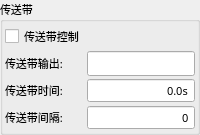
           <widget class="QGroupBox" name="groupBox">
            <property name="font">
             <font>
              <family>微软雅黑</family>
              <pointsize>8</pointsize>
              <weight>50</weight>
              <bold>false</bold>
             </font>
            </property>
            <property name="title">
             <string>传送带</string>
            </property>
            <layout class="QGridLayout" name="gridLayout_15">
             <property name="margin">
              <number>2</number>
             </property>
             <property name="spacing">
              <number>2</number>
             </property>
             <item row="0" column="0">
              <widget class="xCheckBox" name="checkBoxConveyor">
               <property name="sizePolicy">
                <sizepolicy hsizetype="Expanding" vsizetype="Minimum">
                 <horstretch>0</horstretch>
                 <verstretch>0</verstretch>
                </sizepolicy>
               </property>
               <property name="minimumSize">
                <size>
                 <width>0</width>
                 <height>25</height>
                </size>
               </property>
               <property name="maximumSize">
                <size>
                 <width>16777215</width>
                 <height>25</height>
                </size>
               </property>
               <property name="font">
                <font>
                 <family>微软雅黑</family>
                 <pointsize>8</pointsize>
                 <weight>50</weight>
                 <bold>false</bold>
                </font>
               </property>
               <property name="focusPolicy">
                <enum>Qt::NoFocus</enum>
               </property>
               <property name="text">
                <string>传送带控制</string>
               </property>
               <property name="iconSize">
                <size>
                 <width>32</width>
                 <height>32</height>
                </size>
               </property>
              </widget>
             </item>
             <item row="1" column="0">
              <widget class="QLabel" name="labelConveyoroutput">
               <property name="sizePolicy">
                <sizepolicy hsizetype="Expanding" vsizetype="Fixed">
                 <horstretch>0</horstretch>
                 <verstretch>0</verstretch>
                </sizepolicy>
               </property>
               <property name="minimumSize">
                <size>
                 <width>0</width>
                 <height>25</height>
                </size>
               </property>
               <property name="maximumSize">
                <size>
                 <width>16777215</width>
                 <height>25</height>
                </size>
               </property>
               <property name="font">
                <font>
                 <family>微软雅黑</family>
                 <pointsize>8</pointsize>
                 <weight>50</weight>
                 <bold>false</bold>
                </font>
               </property>
               <property name="text">
                <string>传送带输出:</string>
               </property>
              </widget>
             </item>
             <item row="1" column="1">
              <widget class="xLineEdit" name="lineEditPort">
               <property name="minimumSize">
                <size>
                 <width>100</width>
                 <height>25</height>
                </size>
               </property>
               <property name="maximumSize">
                <size>
                 <width>200</width>
                 <height>25</height>
                </size>
               </property>
               <property name="font">
                <font>
                 <family>微软雅黑</family>
                 <pointsize>8</pointsize>
                 <weight>50</weight>
                 <italic>false</italic>
                 <bold>false</bold>
                </font>
               </property>
               <property name="styleSheet">
                <string notr="true"/>
               </property>
               <property name="alignment">
                <set>Qt::AlignCenter</set>
               </property>
              </widget>
             </item>
             <item row="2" column="0">
              <widget class="QLabel" name="labelConveyorDelay">
               <property name="sizePolicy">
                <sizepolicy hsizetype="Expanding" vsizetype="Fixed">
                 <horstretch>0</horstretch>
                 <verstretch>0</verstretch>
                </sizepolicy>
               </property>
               <property name="minimumSize">
                <size>
                 <width>0</width>
                 <height>25</height>
                </size>
               </property>
               <property name="maximumSize">
                <size>
                 <width>16777215</width>
                 <height>25</height>
                </size>
               </property>
               <property name="font">
                <font>
                 <family>微软雅黑</family>
                 <pointsize>8</pointsize>
                 <weight>50</weight>
                 <bold>false</bold>
                </font>
               </property>
               <property name="text">
                <string>传送带时间:</string>
               </property>
              </widget>
             </item>
             <item row="2" column="1">
              <widget class="xDoubleSpinBox" name="BoxConveyorDelay">
               <property name="enabled">
                <bool>true</bool>
               </property>
               <property name="sizePolicy">
                <sizepolicy hsizetype="Fixed" vsizetype="Fixed">
                 <horstretch>0</horstretch>
                 <verstretch>0</verstretch>
                </sizepolicy>
               </property>
               <property name="minimumSize">
                <size>
                 <width>100</width>
                 <height>25</height>
                </size>
               </property>
               <property name="maximumSize">
                <size>
                 <width>200</width>
                 <height>25</height>
                </size>
               </property>
               <property name="font">
                <font>
                 <family>微软雅黑</family>
                 <pointsize>8</pointsize>
                 <weight>50</weight>
                 <bold>false</bold>
                </font>
               </property>
               <property name="focusPolicy">
                <enum>Qt::ClickFocus</enum>
               </property>
               <property name="acceptDrops">
                <bool>false</bool>
               </property>
               <property name="alignment">
                <set>Qt::AlignRight|Qt::AlignTrailing|Qt::AlignVCenter</set>
               </property>
               <property name="buttonSymbols">
                <enum>QAbstractSpinBox::NoButtons</enum>
               </property>
               <property name="suffix">
                <string notr="true">s</string>
               </property>
               <property name="decimals">
                <number>1</number>
               </property>
               <property name="maximum">
                <double>99.900000000000006</double>
               </property>
               <property name="singleStep">
                <double>0.100000000000000</double>
               </property>
               <property name="HasBtn" stdset="0">
                <bool>true</bool>
               </property>
              </widget>
             </item>
             <item row="3" column="0">
              <widget class="QLabel" name="labelConveyorInterval">
               <property name="sizePolicy">
                <sizepolicy hsizetype="Expanding" vsizetype="Fixed">
                 <horstretch>0</horstretch>
                 <verstretch>0</verstretch>
                </sizepolicy>
               </property>
               <property name="minimumSize">
                <size>
                 <width>0</width>
                 <height>25</height>
                </size>
               </property>
               <property name="maximumSize">
                <size>
                 <width>16777215</width>
                 <height>25</height>
                </size>
               </property>
               <property name="font">
                <font>
                 <family>微软雅黑</family>
                 <pointsize>8</pointsize>
                 <weight>50</weight>
                 <bold>false</bold>
                </font>
               </property>
               <property name="text">
                <string>传送带间隔:</string>
               </property>
              </widget>
             </item>
             <item row="3" column="1">
              <widget class="xSpinBox" name="BoxConveyorInterval">
               <property name="enabled">
                <bool>true</bool>
               </property>
               <property name="sizePolicy">
                <sizepolicy hsizetype="Fixed" vsizetype="Fixed">
                 <horstretch>0</horstretch>
                 <verstretch>0</verstretch>
                </sizepolicy>
               </property>
               <property name="minimumSize">
                <size>
                 <width>100</width>
                 <height>25</height>
                </size>
               </property>
               <property name="maximumSize">
                <size>
                 <width>200</width>
                 <height>25</height>
                </size>
               </property>
               <property name="font">
                <font>
                 <family>微软雅黑</family>
                 <pointsize>8</pointsize>
                 <weight>50</weight>
                 <bold>false</bold>
                </font>
               </property>
               <property name="focusPolicy">
                <enum>Qt::ClickFocus</enum>
               </property>
               <property name="alignment">
                <set>Qt::AlignRight|Qt::AlignTrailing|Qt::AlignVCenter</set>
               </property>
               <property name="buttonSymbols">
                <enum>QAbstractSpinBox::NoButtons</enum>
               </property>
               <property name="specialValueText">
                <string notr="true"/>
               </property>
               <property name="keyboardTracking">
                <bool>false</bool>
               </property>
               <property name="suffix">
                <string notr="true"/>
               </property>
               <property name="prefix">
                <string notr="true"/>
               </property>
               <property name="minimum">
                <number>0</number>
               </property>
               <property name="maximum">
                <number>999</number>
               </property>
               <property name="value">
                <number>0</number>
               </property>
               <property name="HasBtn" stdset="0">
                <bool>true</bool>
               </property>
              </widget>
             </item>
            </layout>
           </widget>
